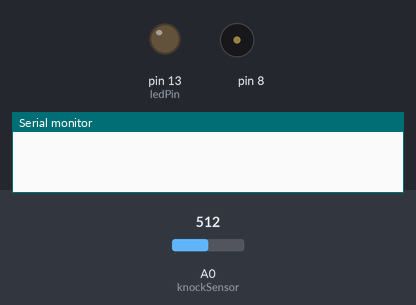
Recording of a sketch running on a simulated Arduino Uno, built with avr-gcc and run on an emulated ATmega328P. Parts: output pins drawn as LEDs (lit = HIGH), buzzer (waves = sounding), the last lines printed to the serial monitor. The test bench sets the inputs (shaded band); at power-on: A0 (knockSensor) = 512.

Above: at 3.4 s.
3.5 s: A0 (knockSensor) set to 596
5.0 s: A0 (knockSensor) set to 619
At 6.1 s:
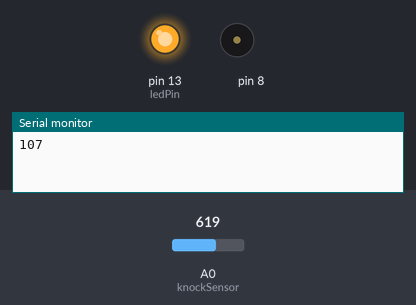
At 10.8 s:
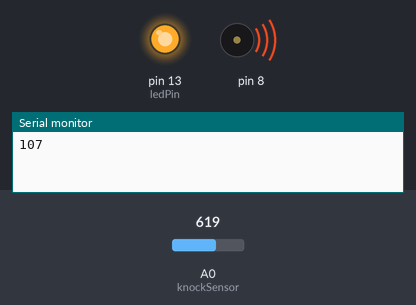
Timing chart, 0 to 12.5 s (numbered marks = the images above; inputs shaded):
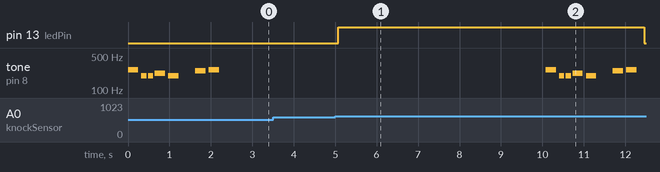

The sketch:

Knock.ino
```cpp
/* Knock Sensor

 * ----------------

 *

 * Program using a Piezo element as if it was a knock sensor.

 *

 * We have to basically listen to an analog pin and detect

 * if the signal goes over a certain threshold. It writes

 * "knock" to the serial port if the Threshold is crossed,

 * and toggles the LED on pin 13.

 *

 * (cleft) 2005 D. Cuartielles for K3

 * edited by Scott Fitzgerald 14 April 2013

 */
#include "pitches.h"
int melody[] = {
  NOTE_C4, NOTE_G3, NOTE_G3, NOTE_A3, NOTE_G3, 0, NOTE_B3, NOTE_C4
};

int noteDurations[] = {
  4, 8, 8, 4, 4, 4, 4, 4
};

int ledPin = 13;

int knockSensor = 0;

byte val = 0;

int statePin = LOW;

int THRESHOLD = 100;

int currentTime=0;
int buzzer = 12;

void setup() {

 pinMode(ledPin, OUTPUT);

 Serial.begin(9600);
  for (int thisNote = 0; thisNote < 8; thisNote++) {

    // to calculate the note duration, take one second divided by the note type.
    //e.g. quarter note = 1000 / 4, eighth note = 1000/8, etc.
    int noteDuration = 1000 / noteDurations[thisNote];
    tone(8, melody[thisNote], noteDuration);

    // to distinguish the notes, set a minimum time between them.
    // the note's duration + 30% seems to work well:
    int pauseBetweenNotes = noteDuration * 1.30;
    delay(pauseBetweenNotes);
    // stop the tone playing:
    noTone(8);
  }

}


void loop() {
int i;
  val = analogRead(knockSensor);

  if (val >= THRESHOLD) {

    statePin = !statePin;

    digitalWrite(ledPin, statePin);

    Serial.println(val);

delay(5000);
  for (int thisNote = 0; thisNote < 8; thisNote++) {

    // to calculate the note duration, take one second divided by the note type.
    //e.g. quarter note = 1000 / 4, eighth note = 1000/8, etc.
    int noteDuration = 1000 / noteDurations[thisNote];
    tone(8, melody[thisNote], noteDuration);

    // to distinguish the notes, set a minimum time between them.
    // the note's duration + 30% seems to work well:
    int pauseBetweenNotes = noteDuration * 1.30;
    delay(pauseBetweenNotes);
    // stop the tone playing:
    noTone(8);
  }


  }
  delay(100);  // we have to make a delay to avoid overloading the serial port

}
```

pitches.h
```cpp
#define NOTE_B0  31
#define NOTE_C1  33
#define NOTE_CS1 35
#define NOTE_D1  37
#define NOTE_DS1 39
#define NOTE_E1  41
#define NOTE_F1  44
#define NOTE_FS1 46
#define NOTE_G1  49
#define NOTE_GS1 52
#define NOTE_A1  55
#define NOTE_AS1 58
#define NOTE_B1  62
#define NOTE_C2  65
#define NOTE_CS2 69
#define NOTE_D2  73
#define NOTE_DS2 78
#define NOTE_E2  82
#define NOTE_F2  87
#define NOTE_FS2 93
#define NOTE_G2  98
#define NOTE_GS2 104
#define NOTE_A2  110
#define NOTE_AS2 117
#define NOTE_B2  123
#define NOTE_C3  131
#define NOTE_CS3 139
#define NOTE_D3  147
#define NOTE_DS3 156
#define NOTE_E3  165
#define NOTE_F3  175
#define NOTE_FS3 185
#define NOTE_G3  196
#define NOTE_GS3 208
#define NOTE_A3  220
#define NOTE_AS3 233
#define NOTE_B3  247
#define NOTE_C4  262
#define NOTE_CS4 277
#define NOTE_D4  294
#define NOTE_DS4 311
#define NOTE_E4  330
#define NOTE_F4  349
#define NOTE_FS4 370
#define NOTE_G4  392
#define NOTE_GS4 415
#define NOTE_A4  440
#define NOTE_AS4 466
#define NOTE_B4  494
#define NOTE_C5  523
#define NOTE_CS5 554
#define NOTE_D5  587
#define NOTE_DS5 622
#define NOTE_E5  659
#define NOTE_F5  698
#define NOTE_FS5 740
#define NOTE_G5  784
#define NOTE_GS5 831
#define NOTE_A5  880
#define NOTE_AS5 932
#define NOTE_B5  988
#define NOTE_C6  1047
#define NOTE_CS6 1109
#define NOTE_D6  1175
#define NOTE_DS6 1245
#define NOTE_E6  1319
#define NOTE_F6  1397
#define NOTE_FS6 1480
#define NOTE_G6  1568
#define NOTE_GS6 1661
#define NOTE_A6  1760
#define NOTE_AS6 1865
#define NOTE_B6  1976
#define NOTE_C7  2093
#define NOTE_CS7 2217
#define NOTE_D7  2349
#define NOTE_DS7 2489
#define NOTE_E7  2637
#define NOTE_F7  2794
#define NOTE_FS7 2960
#define NOTE_G7  3136
#define NOTE_GS7 3322
#define NOTE_A7  3520
#define NOTE_AS7 3729
#define NOTE_B7  3951
#define NOTE_C8  4186
#define NOTE_CS8 4435
#define NOTE_D8  4699
#define NOTE_DS8 4978
```

Measured:
- the behaviour switches between 611 and 612 on A0 (knockSensor) (found by bisection; images 0 and 1)
- after the input at 3.5 s, every drawn part: stays the same
- after the input at 5.0 s, pin 13 (ledPin): LOW → HIGH after 0.08 s, → LOW 7.4 s later; tone on pin 8: plays 262 Hz for 0.25 s, 196 Hz for 0.13 s, 196 Hz for 0.13 s, 220 Hz for 0.25 s, 196 Hz for 0.25 s, 247 Hz for 0.25 s … (7 notes in this stretch), starting after 5.1 s
